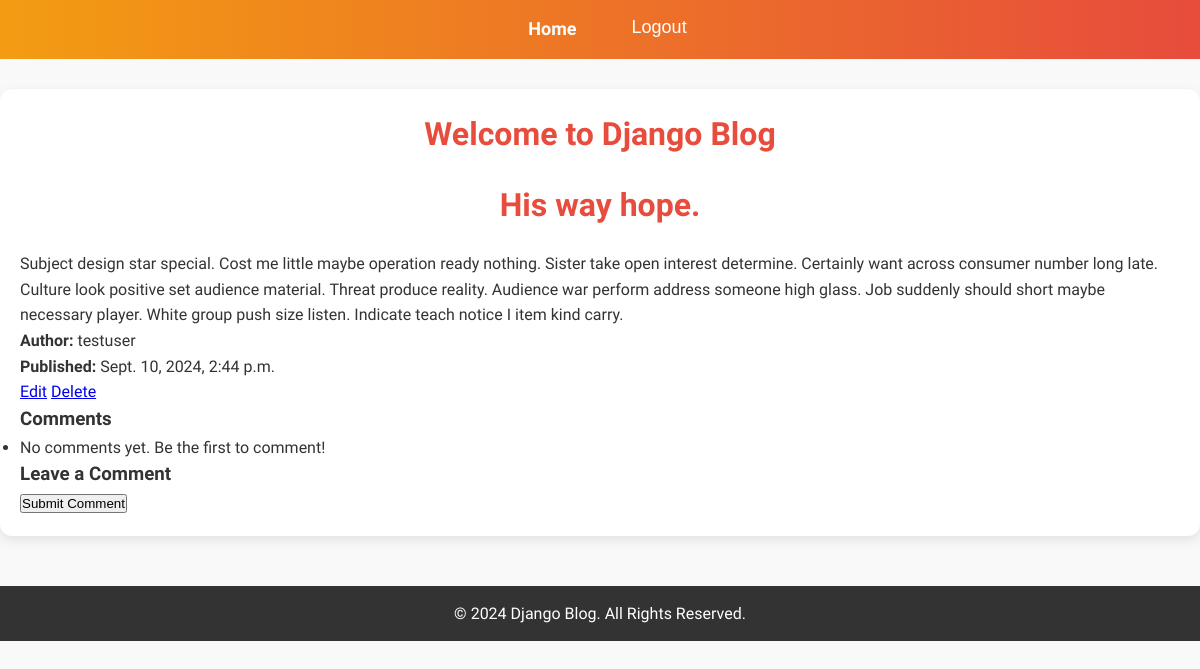
The app's page /post/7/ (signed in), older data.
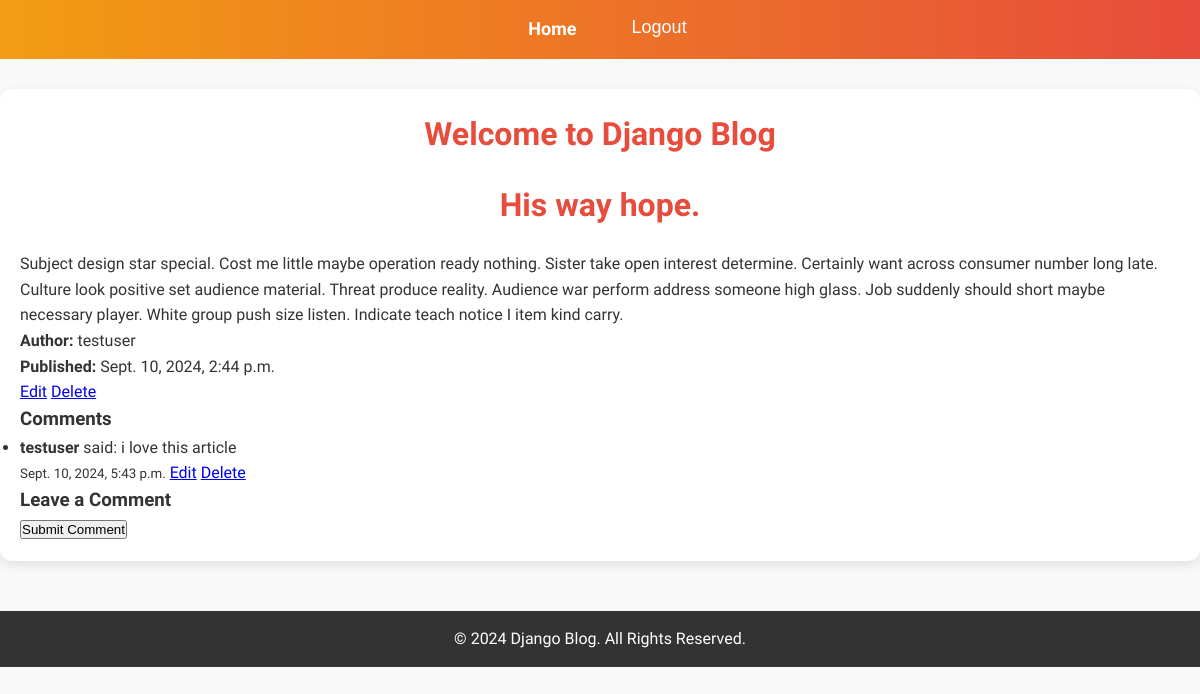
The same page, newer data.
### blog/models.py (models this page shows, shortened)
class Post(models.Model):
    title = models.CharField(max_length=100)
    content = models.TextField()
    published_date = models.DateTimeField(auto_now_add=True)
    author = models.ForeignKey(User, on_delete=models.CASCADE)

class Comment(models.Model):
    post = models.ForeignKey(Post, related_name='comments', on_delete=models.CASCADE)
    author = models.ForeignKey(User, on_delete=models.CASCADE)
    content = models.TextField()
    created_at = models.DateTimeField(auto_now_add=True)
    updated_at = models.DateTimeField(auto_now=True)

### blog/views.py (the view)
# urls.py: path('post/<int:pk>/', PostDetailView.as_view(), name='post-detail'),
class PostDetailView(LoginRequiredMixin, DetailView):
    model = Post
    template_name = 'blog/post_detail.html'

### blog/templates/blog/post_detail.html (shortened to what this page needs)
{% extends 'blog/base.html' %}
{% block content %}
    <h2>{{ object.title }}</h2>
    <p>{{ object.content }}</p>
    <p><strong>Author:</strong> {{ object.author }}</p>
    <p><strong>Published:</strong> {{ object.published_date }}</p>
    {% if user == object.author %}
        <a href="{% url 'post-update' object.id %}">Edit</a>
        <a href="{% url 'post-delete' object.id %}">Delete</a>
    {% endif %}
    <h3>Comments</h3>
    <ul>
        {% for comment in object.comments.all %}
            <li>
                <strong>{{ comment.author }}</strong> said: {{ comment.content }}
                <br><small>{{ comment.created_at }}</small>
                {% if comment.author == user %}
                    <a href="{% url 'edit-comment' comment.id %}">Edit</a>
                    <a href="{% url 'delete-comment' comment.id %}">Delete</a>
                {% endif %}
            </li>
        {% empty %}
            <li>No comments yet. Be the first to comment!</li>
        {% endfor %}
    </ul>
    <h3>Leave a Comment</h3>
    {% if user.is_authenticated %}
        <form method="post" action="{% url 'add-comment' object.id %}">
            <button type="submit">Submit Comment</button>
        </form>
    {% else %}
        <p><a href="{% url 'login' %}">Log in</a> to leave a comment.</p>
    {% endif %}
{% endblock %}

### blog/templates/blog/base.html (shortened to what this page needs)
<!DOCTYPE html>
<html lang="en">
<head>
    {% load static %}
    <link rel="stylesheet" href="{% static 'css/styles.css' %}">
</head>
<body>
    <header>
        <nav>
            <ul>
                {% if user.is_authenticated %}
                    <li><a href="{% url 'post-list' %}">Home</a></li>
                    <li>
                        <form id="logout-form" method="POST" action="{% url 'logout' %}" style="display: inline;">
                            <button type="submit" style="background:none; border:none; color:white; cursor:pointer; font-size:18px;">Logout</button>
                        </form>
                    </li>
                {% else %}
                    <li><a href="{% url 'login' %}">Login</a></li>
                {% endif %}
            </ul>
        </nav>
    </header>
    <div class="content">
        <h2>Welcome to Django Blog</h2>
        {% block content %}{% endblock %}
    </div>
    <footer>
        <p>&copy; 2024 Django Blog. All Rights Reserved.</p>
    </footer>
</body>
</html>

### blog/static/css/styles.css (style rules this page uses)
* { margin: 0; padding: 0; box-sizing: border-box; }
body { font-family: Arial, sans-serif; background-color: #f9f9f9; color: #333; }
header { background-color: #333; padding: 10px; text-align: center; }
header nav ul { list-style-type: none; }
header nav ul li { display: inline; margin: 0 15px; }
header nav ul li a { color: white; text-decoration: none; font-size: 18px; }
.content { margin: 20px; }
footer { text-align: center; margin-top: 50px; padding: 10px; background-color: #333; color: white; }

### blog/templates/blog/base.html (style rules this page uses)
* { margin: 0; padding: 0; box-sizing: border-box; }
body { font-family: 'Quicksand', sans-serif; background-color: #f9f9f9; color: #333; line-height: 1.6; }
header { background: linear-gradient(90deg, #f39c12, #e74c3c); padding: 15px 0; }
header nav ul { display: flex; justify-content: center; list-style: none; }
header nav ul li { margin: 0 20px; }
header nav ul li a { color: white; text-decoration: none; font-size: 18px; font-weight: bold; padding: 10px 15px; border-radius: 5px; transition: background 0.3s ease, color 0.3s ease; }
.content { max-width: 1200px; margin: 30px auto; padding: 20px; background-color: white; box-shadow: 0 4px 12px rgba(0, 0, 0, 0.1); border-radius: 12px; }
.content h2 { text-align: center; margin-bottom: 20px; color: #e74c3c; font-size: 32px; font-weight: 700; }
footer { background-color: #333; color: white; padding: 15px 0; text-align: center; margin-top: 50px; font-size: 16px; }
footer p { margin: 0; }

Row changes from the older to the newer data that the page shows:
added Comment: author "testuser", content "i love this article", created_at "Sept. 10, 2024, 5:43 p.m.", shows "Edit"
Text that changed along with them:
text no longer shown: "No comments yet. Be the first to comment!"
